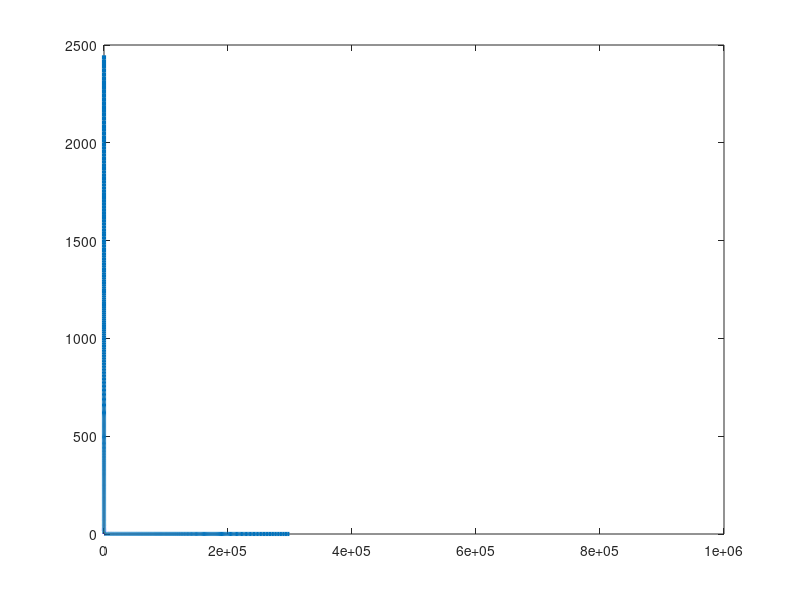

Write the MATLAB code that produced this figure. (Note: this script raises an error after producing the figure.)
% Acoustophoretic Volumetric Display - Ultimate Capability (AVD-UC).
% 
% Codes for: "What is the Ultimate Capability of Acoustophoretic Volumetric
% Displays?".
% 
% Authors: Tatsuki Fushimi, Bruce W. Drinkwater, and Thomas L. Hill.
% 
% Journal: Applied Physics Letters.
% 
% Created: 30-Apr-2020.
% 
% Please contact Tatsuki FUSHIMI (t.fushimi@bristol.ac.uk) for any inquiry.
% Released under MIT License

clear all
close all
clc


%% Compares 
Re = logspace(log10(0.01), log10(1e06), 2000);
figure('units','normalized','outerposition',[0 0 1 1])
C_d_z_flemmer = (24.*10.^(0.261.*Re.^(0.369)-0.105.*Re.^(0.431)-(0.124)./(1+(log10(Re)).^2)))./(Re);
C_d_z_flemmer(Re>3e05) = NaN;

plot(Re, C_d_z_flemmer, 'LineWidth', 3)
hold on
plot(Re, C_d(Re), 'LineWidth', 3)

plot([41912.9758 41912.9758], [0.001 1e09],'r', 'LineWidth', 3)

set(gca, 'XScale', 'log')
set(gca, 'YScale', 'log')
set(gca,'FontSize',24)
xlabel('Re [-]')
ylabel('C_d [-]')
legend('Flemmer & Banks','Morrison', 'Max Reynolds Number Considered','Location','northwest')
ylim([0.01 1e09])
grid on
grid minor
saveas(gcf,'results\supp_figure\drag_comparison.png')